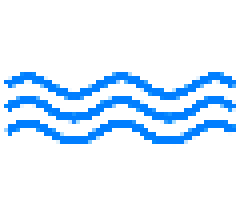
#> input picture scaled.png, 60 x 50 px, found by its file name (shown 4 times larger)
$ python fettuccine.py
#> lines starting #> are read from the running program, lines starting #| are printed output that depends on the picture
#> in imageToAssembly, thumbinal is the input picture: PIL image 60x50 RGBA; mean R, G, B, A 0, 19.9, 39.6, 34.2
from PIL import Image
import numpy

RGBMap = [[(254, 254, 254), 0],[(0, 0, 170),1 ], [(0, 170, 0), 2 ],[(0, 170, 170), 3 ],[(170, 0, 0), 4 ],[(170, 0, 170), 5 ],[(170, 85, 0), 6 ],[(170, 170, 170), 7 ],[(85, 85, 85), 8 ],[(85, 85, 255), 9 ],[(85, 255, 85), 10 ],[(85, 255, 255), 11 ],[(255, 85, 85), 12 ],[(255, 85, 255), 13 ],[(255, 255, 85), 14 ],[(255, 255, 255), 15 ],[(0, 0, 0), 16 ],[(16, 16, 16), 17 ],[(32, 32, 32), 18 ],[(53, 53, 53), 19 ],[(69, 69, 69), 20 ],[(85, 85, 85), 21 ],[(101, 101, 101), 22 ],[(117, 117, 117), 23 ],[(138, 138, 138), 24 ],[(154, 154, 154), 25 ],[(170, 170, 170), 26 ],[(186, 186, 186), 27 ],[(202, 202, 202), 28 ],[(223, 223, 223), 29 ],[(239, 239, 239), 30 ],[(255, 255, 255), 31 ],[(0, 0, 255), 32 ],[(65, 0, 255), 33 ],[(130, 0, 255), 34 ],[(190, 0, 255), 35 ],[(255, 0, 255), 36 ],[(255, 0, 190), 37 ],[(255, 0, 130), 38 ],[(255, 0, 65), 39 ],[(255, 0, 0), 40 ],[(255, 65, 0), 41 ],[(255, 130, 0), 42 ],[(255, 190, 0), 43 ],[(255, 255, 0), 44 ],[(190, 255, 0), 45 ],[(130, 255, 0), 46 ],[(65, 255, 0), 47 ],[(0, 255, 0), 48 ],[(0, 255, 65), 49 ],[(0, 255, 130), 50 ],[(0, 255, 190), 51 ],[(0, 255, 255), 52 ],[(0, 190, 255), 53 ],[(0, 130, 255), 54 ],[(0, 65, 255), 55 ],[(130, 130, 255), 56 ],[(158, 130, 255), 57 ],[(190, 130, 255), 58 ],[(223, 130, 255), 59 ],[(255, 130, 255), 60 ],[(255, 130, 223), 61 ],[(255, 130, 190), 62 ],[(255, 130, 158), 63 ],[(255, 130, 130), 64 ],[(255, 158, 130), 65 ],[(255, 190, 130), 66 ],[(255, 223, 130), 67 ],[(255, 255, 130), 68 ],[(223, 255, 130), 69 ],[(190, 255, 130), 70 ],[(158, 255, 130), 71 ],[(130, 255, 130), 72 ],[(130, 255, 158), 73 ],[(130, 255, 190), 74 ],[(130, 255, 223), 75 ],[(130, 255, 255), 76 ],[(130, 223, 255), 77 ],[(130, 190, 255), 78 ],[(130, 158, 255), 79 ],[(186, 186, 255), 80 ],[(202, 186, 255), 81 ],[(223, 186, 255), 82 ],[(239, 186, 255), 83 ],[(255, 186, 255), 84 ],[(255, 186, 239), 85 ],[(255, 186, 223), 86 ],[(255, 186, 202), 87 ],[(255, 186, 186), 88 ],[(255, 202, 186), 89 ],[(255, 223, 186), 90 ],[(255, 239, 186), 91 ],[(255, 255, 186), 92 ],[(239, 255, 186), 93 ],[(223, 255, 186), 94 ],[(202, 255, 186), 95 ],[(186, 255, 186), 96 ],[(186, 255, 202), 97 ],[(186, 255, 223), 98 ],[(186, 255, 239), 99 ],[(186, 255, 255), 100 ],[(186, 239, 255), 101 ],[(186, 223, 255), 102 ],[(186, 202, 255), 103 ],[(0, 0, 113), 104 ],[(28, 0, 113), 105 ],[(57, 0, 113), 106 ],[(85, 0, 113), 107 ],[(113, 0, 113), 108 ],[(113, 0, 85), 109 ],[(113, 0, 57), 110 ],[(113, 0, 28), 111 ],[(113, 0, 0), 112 ],[(113, 28, 0), 113 ],[(113, 57, 0), 114 ],[(113, 85, 0), 115 ],[(113, 113, 0), 116 ],[(85, 113, 0), 117 ],[(57, 113, 0), 118 ],[(28, 113, 0), 119 ],[(0, 113, 0), 120 ],[(0, 113, 28), 121 ],[(0, 113, 57), 122 ],[(0, 113, 85), 123 ],[(0, 113, 113), 124 ],[(0, 85, 113), 125 ],[(0, 57, 113), 126 ],[(0, 28, 113), 127 ],[(57, 57, 113), 128 ],[(69, 57, 113), 129 ],[(85, 57, 113), 130 ],[(97, 57, 113), 131 ],[(113, 57, 113), 132 ],[(113, 57, 97), 133 ],[(113, 57, 85), 134 ],[(113, 57, 69), 135 ],[(113, 57, 57), 136 ],[(113, 69, 57), 137 ],[(113, 85, 57), 138 ],[(113, 97, 57), 139 ],[(113, 113, 57), 140 ],[(97, 113, 57), 141 ],[(85, 113, 57), 142 ],[(69, 113, 57), 143 ],[(57, 113, 57), 144 ],[(57, 113, 69), 145 ],[(57, 113, 85), 146 ],[(57, 113, 97), 147 ],[(57, 113, 113), 148 ],[(57, 97, 113), 149 ],[(57, 85, 113), 150 ],[(57, 69, 113), 151 ],[(81, 81, 113), 152 ],[(89, 81, 113), 153 ],[(97, 81, 113), 154 ],[(105, 81, 113), 155 ],[(113, 81, 113), 156 ],[(113, 81, 105), 157 ],[(113, 81, 97), 158 ],[(113, 81, 89), 159 ],[(113, 81, 81), 160 ],[(113, 89, 81), 161 ],[(113, 97, 81), 162 ],[(113, 105, 81), 163 ],[(113, 113, 81), 164 ],[(105, 113, 81), 165 ],[(97, 113, 81), 166 ],[(89, 113, 81), 167 ],[(81, 113, 81), 168 ],[(81, 113, 89), 169 ],[(81, 113, 97), 170 ],[(81, 113, 105), 171 ],[(81, 113, 113), 172 ],[(81, 105, 113), 173 ],[(81, 97, 113), 174 ],[(81, 89, 113), 175 ],[(0, 0, 65), 176 ],[(16, 0, 65), 177 ],[(32, 0, 65), 178 ],[(49, 0, 65), 179 ],[(65, 0, 65), 180 ],[(65, 0, 49), 181 ],[(65, 0, 32), 182 ],[(65, 0, 16), 183 ],[(65, 0, 0), 184 ],[(65, 16, 0), 185 ],[(65, 32, 0), 186 ],[(65, 49, 0), 187 ],[(65, 65, 0), 188 ],[(49, 65, 0), 189 ],[(32, 65, 0), 190 ],[(16, 65, 0), 191 ],[(0, 65, 0), 192 ],[(0, 65, 16), 193 ],[(0, 65, 32), 194 ],[(0, 65, 49), 195 ],[(0, 65, 65), 196 ],[(0, 49, 65), 197 ],[(0, 32, 65), 198 ],[(0, 16, 65), 199 ],[(32, 32, 65), 200 ],[(40, 32, 65), 201 ],[(49, 32, 65), 202 ],[(57, 32, 65), 203 ],[(65, 32, 65), 204 ],[(65, 32, 57), 205 ],[(65, 32, 49), 206 ],[(65, 32, 40), 207 ],[(65, 32, 32), 208 ],[(65, 40, 32), 209 ],[(65, 49, 32), 210 ],[(65, 57, 32), 211 ],[(65, 65, 32), 212 ],[(57, 65, 32), 213 ],[(49, 65, 32), 214 ],[(40, 65, 32), 215 ],[(32, 65, 32), 216 ],[(32, 65, 40), 217 ],[(32, 65, 49), 218 ],[(32, 65, 57), 219 ],[(32, 65, 65), 220 ],[(32, 57, 65), 221 ],[(32, 49, 65), 222 ],[(32, 40, 65), 223 ],[(45, 45, 65), 224 ],[(49, 45, 65), 225 ],[(53, 45, 65), 226 ],[(61, 45, 65), 227 ],[(65, 45, 65), 228 ],[(65, 45, 61), 229 ],[(65, 45, 53), 230 ],[(65, 45, 49), 231 ],[(65, 45, 45), 232 ],[(65, 49, 45), 233 ],[(65, 53, 45), 234 ],[(65, 61, 45), 235 ],[(65, 65, 45), 236 ],[(61, 65, 45), 237 ],[(53, 65, 45), 238 ],[(49, 65, 45), 239 ],[(45, 65, 45), 240 ],[(45, 65, 49), 241 ],[(45, 65, 53), 242 ],[(45, 65, 61), 243 ],[(45, 65, 65), 244 ],[(45, 61, 65), 245 ],[(45, 53, 65), 246 ],[(45, 49, 65), 247]]
#Pixel[Best Color][RGB TUPLE=0,corresponding 8-bit=1][0,1,2 for the RGB color] (Credits to Hossoh for this masterpiece)
def RGBto8bit(Pixels): #This will be given RGB pixels and will return 8-bit ones that match best with each pixel.
    #Extracting the resolution to loop over the image.
    Rows = len(Pixels)
#> Rows = 50
    Columns = len(Pixels[0])
#> Columns = 60
    for y in range(Rows):
        for x in range(Columns):
            Min=255
            color=0
            for i in range (len(RGBMap)): #For each RGB Pixel in the former image, loop over the RGB Map and find the best matching 8-bix pixel.
                if(Min>(abs(Pixels[y][x][0]-RGBMap[i][0][0])+abs(Pixels[y][x][1]-RGBMap[i][0][1])+abs(Pixels[y][x][2]-RGBMap[i][0][2]))): #The best 8-bit pixel is the one coupled with the RGB value closest to the RGB value of the pixel in question.
                    Min=abs(Pixels[y][x][0]-RGBMap[i][0][0])+abs(Pixels[y][x][1]-RGBMap[i][0][1])+abs(Pixels[y][x][2]-RGBMap[i][0][2])
                    color=RGBMap[i][1] #This will have the best 8-bit pixel by the end of the loop on the RGB map
            Pixels[y][x][0]=color #Now that the color is known assign it to the pixel, remember we did that for the zeroth index.
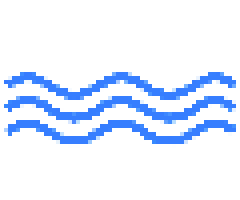
#> Pixels: shape (50, 60, 4) (shown 4 times larger); mean R, G, B, A 21.8, 19.9, 39.6, 34.2; transparent parts drawn white
    return Pixels

def imageToAssembly():
    textFile = open("Image.txt", "w") #Opening Image.txt to write on it the commands that describe the image. ("w" for append mode)
    thumbinal = Image.open('Scaled.png') #So that you recall that you need to scale the image to the preffered size first.
    Pixels = numpy.array(thumbinal) #Converting the RGB image to pixels, each pixel corresponds to three valus
     #Converting the image from RGB to 8-bit pixels to be suitable for view on assembly:
    Pixels=RGBto8bit(Pixels)
    #Preparing variables to loop over the image and generate the descriptive code.
    Rows = len(Pixels)
#> Rows = 50
    Columns = len(Pixels[0])
#> Columns = 60
    #Now that the image is suitable for assembly, let's loop on all pixels and generate the suitable pixel.
    #Loop:
    for y in range(Rows):
        for x in range(Columns):
            if(Pixels[y][x][3]!=0): #when dealing with pngs (RGBA) if A is 0 then that indiacates transperancy and that should be skipped
                color = Pixels[y][x][0] #Remember that we set the zeroth pixel to the best 8-bit
                textFile.write("drawDynamicPixel {}, {}, {} \n".format(x,y,color)) #Generate the code that draws that pixel, the drawDynamicPixel can be changed with anything (Ex. here it's a macro that draws a pixel given x,y,color)

imageToAssembly()
